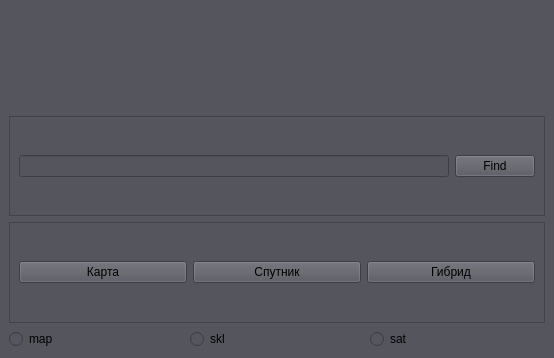
<?xml version="1.0" encoding="UTF-8"?>
<ui version="4.0">
 <class>MainWindow</class>
 <widget class="QMainWindow" name="MainWindow">
  <property name="geometry">
   <rect>
    <x>0</x>
    <y>0</y>
    <width>554</width>
    <height>358</height>
   </rect>
  </property>
  <property name="windowTitle">
   <string>MainWindow</string>
  </property>
  <property name="styleSheet">
   <string notr="true">background-color: #55555e</string>
  </property>
  <widget class="QWidget" name="centralwidget">
   <layout class="QVBoxLayout" name="verticalLayout">
    <item>
     <widget class="QLabel" name="label">
      <property name="text">
       <string/>
      </property>
     </widget>
    </item>
    <item>
     <widget class="QFrame" name="frame">
      <property name="frameShape">
       <enum>QFrame::StyledPanel</enum>
      </property>
      <property name="frameShadow">
       <enum>QFrame::Raised</enum>
      </property>
      <layout class="QHBoxLayout" name="horizontalLayout">
       <item>
        <widget class="QLineEdit" name="lineEdit"/>
       </item>
       <item>
        <widget class="QPushButton" name="pushButton">
         <property name="text">
          <string>Find</string>
         </property>
        </widget>
       </item>
      </layout>
     </widget>
    </item>
    <item>
     <widget class="QFrame" name="frame_2">
      <property name="frameShape">
       <enum>QFrame::StyledPanel</enum>
      </property>
      <property name="frameShadow">
       <enum>QFrame::Raised</enum>
      </property>
      <layout class="QHBoxLayout" name="horizontalLayout_2">
       <item>
        <widget class="QPushButton" name="pushButton_2">
         <property name="text">
          <string>Карта</string>
         </property>
        </widget>
       </item>
       <item>
        <widget class="QPushButton" name="pushButton_3">
         <property name="text">
          <string>Спутник</string>
         </property>
        </widget>
       </item>
       <item>
        <widget class="QPushButton" name="pushButton_4">
         <property name="text">
          <string>Гибрид</string>
         </property>
        </widget>
       </item>
      </layout>
     </widget>
    </item>
    <item>
     <layout class="QHBoxLayout" name="horizontalLayout_2">
      <item>
       <widget class="QRadioButton" name="map">
        <property name="text">
         <string>map</string>
        </property>
       </widget>
      </item>
      <item>
       <widget class="QRadioButton" name="skl">
        <property name="text">
         <string>skl</string>
        </property>
       </widget>
      </item>
      <item>
       <widget class="QRadioButton" name="sat">
        <property name="text">
         <string>sat</string>
        </property>
       </widget>
      </item>
     </layout>
    </item>
   </layout>
  </widget>
 </widget>
 <resources/>
 <connections/>
</ui>
